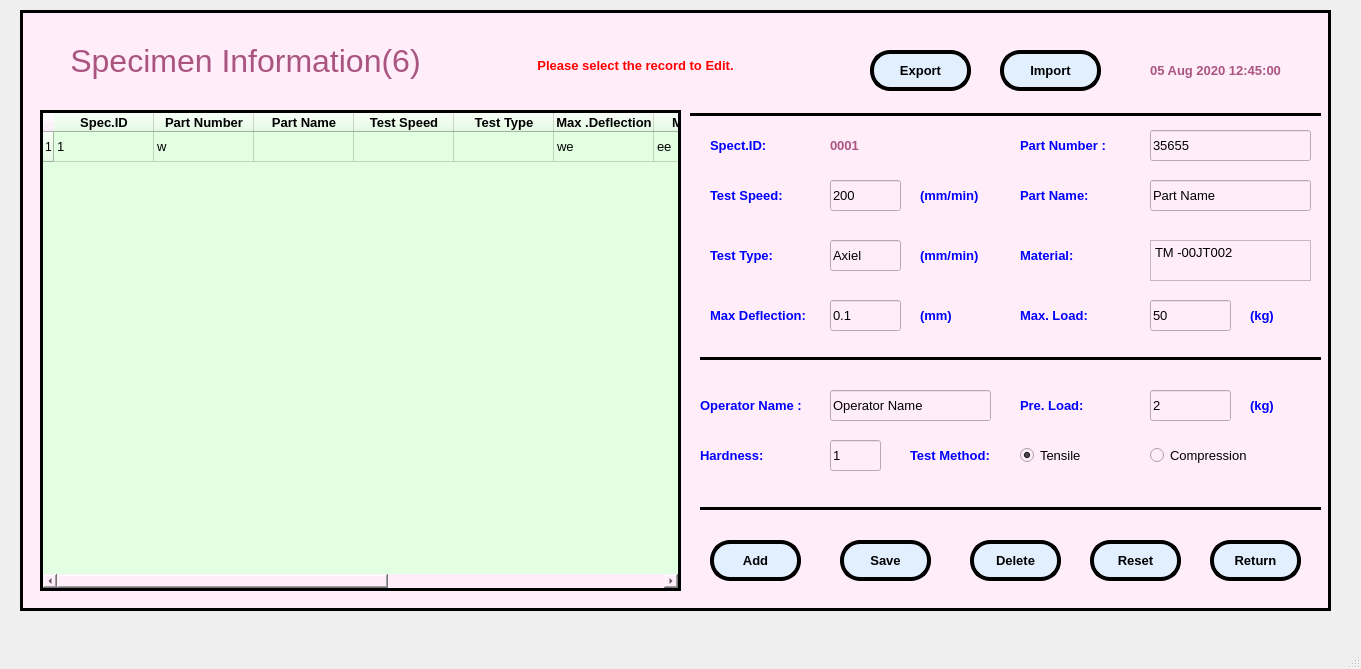
<?xml version="1.0" encoding="UTF-8"?>
<ui version="4.0">
 <class>MainWindow</class>
 <widget class="QMainWindow" name="MainWindow">
  <property name="geometry">
   <rect>
    <x>0</x>
    <y>0</y>
    <width>1361</width>
    <height>669</height>
   </rect>
  </property>
  <property name="baseSize">
   <size>
    <width>0</width>
    <height>0</height>
   </size>
  </property>
  <property name="windowTitle">
   <string>MainWindow</string>
  </property>
  <widget class="QWidget" name="centralwidget">
   <widget class="QFrame" name="frame">
    <property name="geometry">
     <rect>
      <x>20</x>
      <y>10</y>
      <width>1311</width>
      <height>601</height>
     </rect>
    </property>
    <property name="font">
     <font>
      <family>Arial</family>
     </font>
    </property>
    <property name="styleSheet">
     <string notr="true">background-color: rgb(255, 237, 250);</string>
    </property>
    <property name="frameShape">
     <enum>QFrame::Box</enum>
    </property>
    <property name="frameShadow">
     <enum>QFrame::Plain</enum>
    </property>
    <property name="lineWidth">
     <number>3</number>
    </property>
    <widget class="QLabel" name="label">
     <property name="geometry">
      <rect>
       <x>20</x>
       <y>30</y>
       <width>411</width>
       <height>41</height>
      </rect>
     </property>
     <property name="font">
      <font>
       <family>Arial</family>
       <pointsize>24</pointsize>
      </font>
     </property>
     <property name="styleSheet">
      <string notr="true">color: rgb(170, 85, 127);</string>
     </property>
     <property name="text">
      <string>Specimen Information(6)</string>
     </property>
     <property name="alignment">
      <set>Qt::AlignCenter</set>
     </property>
    </widget>
    <widget class="QLabel" name="label_20">
     <property name="geometry">
      <rect>
       <x>1100</x>
       <y>40</y>
       <width>191</width>
       <height>41</height>
      </rect>
     </property>
     <property name="font">
      <font>
       <family>Arial</family>
       <pointsize>10</pointsize>
       <weight>75</weight>
       <bold>true</bold>
       <underline>false</underline>
      </font>
     </property>
     <property name="styleSheet">
      <string notr="true">color: rgb(170, 85, 127);</string>
     </property>
     <property name="text">
      <string>05 Aug 2020 12:45:00</string>
     </property>
     <property name="alignment">
      <set>Qt::AlignCenter</set>
     </property>
    </widget>
    <widget class="QPushButton" name="pushButton_2">
     <property name="geometry">
      <rect>
       <x>690</x>
       <y>530</y>
       <width>91</width>
       <height>41</height>
      </rect>
     </property>
     <property name="font">
      <font>
       <family>Arial</family>
       <pointsize>10</pointsize>
       <weight>75</weight>
       <bold>true</bold>
      </font>
     </property>
     <property name="styleSheet">
      <string notr="true">border-style:outset;
border-color: rgb(0, 0, 0);
border-width:4px;
color: rgb(0, 0, 0);
border-radius:20px;
background-color: rgb(226, 239, 255);</string>
     </property>
     <property name="text">
      <string>Add</string>
     </property>
    </widget>
    <widget class="QPushButton" name="pushButton_3">
     <property name="geometry">
      <rect>
       <x>820</x>
       <y>530</y>
       <width>91</width>
       <height>41</height>
      </rect>
     </property>
     <property name="font">
      <font>
       <family>Arial</family>
       <pointsize>10</pointsize>
       <weight>75</weight>
       <bold>true</bold>
      </font>
     </property>
     <property name="styleSheet">
      <string notr="true">border-style:outset;
border-color: rgb(0, 0, 0);
border-width:4px;
color: rgb(0, 0, 0);
border-radius:20px;
background-color: rgb(226, 239, 255);</string>
     </property>
     <property name="text">
      <string>Save</string>
     </property>
    </widget>
    <widget class="QTableWidget" name="tableWidget">
     <property name="geometry">
      <rect>
       <x>20</x>
       <y>100</y>
       <width>641</width>
       <height>481</height>
      </rect>
     </property>
     <property name="font">
      <font>
       <family>Arial</family>
       <pointsize>10</pointsize>
      </font>
     </property>
     <property name="styleSheet">
      <string notr="true">background-color: rgb(226, 255, 225);</string>
     </property>
     <property name="frameShape">
      <enum>QFrame::Box</enum>
     </property>
     <property name="frameShadow">
      <enum>QFrame::Plain</enum>
     </property>
     <property name="lineWidth">
      <number>3</number>
     </property>
     <property name="gridStyle">
      <enum>Qt::SolidLine</enum>
     </property>
     <property name="sortingEnabled">
      <bool>true</bool>
     </property>
     <attribute name="verticalHeaderShowSortIndicator" stdset="0">
      <bool>false</bool>
     </attribute>
     <attribute name="verticalHeaderStretchLastSection">
      <bool>false</bool>
     </attribute>
     <row>
      <property name="text">
       <string>1</string>
      </property>
     </row>
     <column>
      <property name="text">
       <string>Spec.ID</string>
      </property>
      <property name="font">
       <font>
        <family>Arial</family>
        <pointsize>10</pointsize>
        <weight>75</weight>
        <bold>true</bold>
       </font>
      </property>
     </column>
     <column>
      <property name="text">
       <string>Part Number</string>
      </property>
      <property name="font">
       <font>
        <family>Arial</family>
        <pointsize>10</pointsize>
        <weight>75</weight>
        <bold>true</bold>
       </font>
      </property>
     </column>
     <column>
      <property name="text">
       <string>Part Name</string>
      </property>
      <property name="font">
       <font>
        <family>Arial</family>
        <pointsize>10</pointsize>
        <weight>75</weight>
        <bold>true</bold>
       </font>
      </property>
     </column>
     <column>
      <property name="text">
       <string>Test Speed</string>
      </property>
      <property name="font">
       <font>
        <family>Arial</family>
        <pointsize>10</pointsize>
        <weight>75</weight>
        <bold>true</bold>
       </font>
      </property>
     </column>
     <column>
      <property name="text">
       <string>Test Type</string>
      </property>
      <property name="font">
       <font>
        <family>Arial</family>
        <pointsize>10</pointsize>
        <weight>75</weight>
        <bold>true</bold>
       </font>
      </property>
     </column>
     <column>
      <property name="text">
       <string>Max .Deflection</string>
      </property>
      <property name="font">
       <font>
        <family>Arial</family>
        <pointsize>10</pointsize>
        <weight>75</weight>
        <bold>true</bold>
       </font>
      </property>
     </column>
     <column>
      <property name="text">
       <string>Max. Load</string>
      </property>
      <property name="font">
       <font>
        <family>Arial</family>
        <pointsize>10</pointsize>
        <weight>75</weight>
        <bold>true</bold>
       </font>
      </property>
     </column>
     <column>
      <property name="text">
       <string>Operator Name</string>
      </property>
      <property name="font">
       <font>
        <family>Arial</family>
        <pointsize>10</pointsize>
        <weight>75</weight>
        <bold>true</bold>
       </font>
      </property>
     </column>
     <column>
      <property name="text">
       <string>Pre. Load</string>
      </property>
      <property name="font">
       <font>
        <family>Arial</family>
        <pointsize>10</pointsize>
        <weight>75</weight>
        <bold>true</bold>
       </font>
      </property>
     </column>
     <column>
      <property name="text">
       <string>Hardness</string>
      </property>
      <property name="font">
       <font>
        <family>Arial</family>
        <pointsize>10</pointsize>
        <weight>75</weight>
        <bold>true</bold>
       </font>
      </property>
     </column>
     <column>
      <property name="text">
       <string>Test Method</string>
      </property>
      <property name="font">
       <font>
        <family>Arial</family>
        <pointsize>10</pointsize>
        <weight>75</weight>
        <bold>true</bold>
       </font>
      </property>
     </column>
     <item row="0" column="0">
      <property name="text">
       <string>1</string>
      </property>
      <property name="font">
       <font>
        <family>Arial</family>
        <pointsize>10</pointsize>
       </font>
      </property>
     </item>
     <item row="0" column="1">
      <property name="text">
       <string>w</string>
      </property>
      <property name="font">
       <font>
        <family>Arial</family>
        <pointsize>10</pointsize>
       </font>
      </property>
     </item>
     <item row="0" column="2">
      <property name="text">
       <string/>
      </property>
      <property name="font">
       <font>
        <family>Arial</family>
        <pointsize>10</pointsize>
       </font>
      </property>
     </item>
     <item row="0" column="3">
      <property name="text">
       <string/>
      </property>
      <property name="font">
       <font>
        <family>Arial</family>
        <pointsize>10</pointsize>
       </font>
      </property>
     </item>
     <item row="0" column="4">
      <property name="text">
       <string/>
      </property>
      <property name="font">
       <font>
        <family>Arial</family>
        <pointsize>10</pointsize>
       </font>
      </property>
     </item>
     <item row="0" column="5">
      <property name="text">
       <string>we</string>
      </property>
      <property name="font">
       <font>
        <family>Arial</family>
        <pointsize>10</pointsize>
       </font>
      </property>
     </item>
     <item row="0" column="6">
      <property name="text">
       <string>ee</string>
      </property>
      <property name="font">
       <font>
        <family>Arial</family>
        <pointsize>10</pointsize>
       </font>
      </property>
     </item>
     <item row="0" column="7">
      <property name="text">
       <string>e</string>
      </property>
      <property name="font">
       <font>
        <family>Arial</family>
        <pointsize>10</pointsize>
       </font>
      </property>
     </item>
     <item row="0" column="8">
      <property name="text">
       <string>222ewe</string>
      </property>
      <property name="font">
       <font>
        <family>Arial</family>
        <pointsize>10</pointsize>
       </font>
      </property>
     </item>
     <item row="0" column="9">
      <property name="text">
       <string>22</string>
      </property>
      <property name="font">
       <font>
        <family>Arial</family>
        <pointsize>10</pointsize>
       </font>
      </property>
     </item>
     <item row="0" column="10">
      <property name="text">
       <string>23</string>
      </property>
      <property name="font">
       <font>
        <family>Arial</family>
        <pointsize>10</pointsize>
       </font>
      </property>
     </item>
    </widget>
    <widget class="QLabel" name="label_21">
     <property name="geometry">
      <rect>
       <x>490</x>
       <y>30</y>
       <width>251</width>
       <height>51</height>
      </rect>
     </property>
     <property name="font">
      <font>
       <family>Arial</family>
       <pointsize>10</pointsize>
       <weight>75</weight>
       <bold>true</bold>
       <underline>false</underline>
      </font>
     </property>
     <property name="styleSheet">
      <string notr="true">color: rgb(255, 0, 0);</string>
     </property>
     <property name="text">
      <string>Please select the record to Edit.</string>
     </property>
     <property name="alignment">
      <set>Qt::AlignCenter</set>
     </property>
    </widget>
    <widget class="QLabel" name="label_22">
     <property name="geometry">
      <rect>
       <x>1000</x>
       <y>120</y>
       <width>121</width>
       <height>31</height>
      </rect>
     </property>
     <property name="font">
      <font>
       <family>Arial</family>
       <pointsize>10</pointsize>
       <weight>75</weight>
       <bold>true</bold>
       <underline>false</underline>
      </font>
     </property>
     <property name="styleSheet">
      <string notr="true">color: rgb(0, 0, 255);</string>
     </property>
     <property name="text">
      <string>Part Number :</string>
     </property>
     <property name="alignment">
      <set>Qt::AlignLeading|Qt::AlignLeft|Qt::AlignVCenter</set>
     </property>
    </widget>
    <widget class="QLabel" name="label_24">
     <property name="geometry">
      <rect>
       <x>680</x>
       <y>380</y>
       <width>111</width>
       <height>31</height>
      </rect>
     </property>
     <property name="font">
      <font>
       <family>Arial</family>
       <pointsize>10</pointsize>
       <weight>75</weight>
       <bold>true</bold>
       <underline>false</underline>
      </font>
     </property>
     <property name="styleSheet">
      <string notr="true">color: rgb(0, 0, 255);</string>
     </property>
     <property name="text">
      <string>Operator Name :</string>
     </property>
     <property name="alignment">
      <set>Qt::AlignLeading|Qt::AlignLeft|Qt::AlignVCenter</set>
     </property>
    </widget>
    <widget class="QLabel" name="label_25">
     <property name="geometry">
      <rect>
       <x>680</x>
       <y>430</y>
       <width>91</width>
       <height>31</height>
      </rect>
     </property>
     <property name="font">
      <font>
       <family>Arial</family>
       <pointsize>10</pointsize>
       <weight>75</weight>
       <bold>true</bold>
       <underline>false</underline>
      </font>
     </property>
     <property name="styleSheet">
      <string notr="true">color: rgb(0, 0, 255);</string>
     </property>
     <property name="text">
      <string>Hardness:</string>
     </property>
     <property name="alignment">
      <set>Qt::AlignLeading|Qt::AlignLeft|Qt::AlignVCenter</set>
     </property>
    </widget>
    <widget class="QLineEdit" name="lineEdit">
     <property name="geometry">
      <rect>
       <x>1130</x>
       <y>380</y>
       <width>81</width>
       <height>31</height>
      </rect>
     </property>
     <property name="font">
      <font>
       <family>Arial</family>
       <pointsize>10</pointsize>
      </font>
     </property>
     <property name="text">
      <string>2</string>
     </property>
    </widget>
    <widget class="QLineEdit" name="lineEdit_3">
     <property name="geometry">
      <rect>
       <x>810</x>
       <y>430</y>
       <width>51</width>
       <height>31</height>
      </rect>
     </property>
     <property name="font">
      <font>
       <family>Arial</family>
       <pointsize>10</pointsize>
      </font>
     </property>
     <property name="text">
      <string>1</string>
     </property>
    </widget>
    <widget class="QPushButton" name="pushButton_4">
     <property name="geometry">
      <rect>
       <x>950</x>
       <y>530</y>
       <width>91</width>
       <height>41</height>
      </rect>
     </property>
     <property name="font">
      <font>
       <family>Arial</family>
       <pointsize>10</pointsize>
       <weight>75</weight>
       <bold>true</bold>
      </font>
     </property>
     <property name="styleSheet">
      <string notr="true">border-style:outset;
border-color: rgb(0, 0, 0);
border-width:4px;
color: rgb(0, 0, 0);
border-radius:20px;
background-color: rgb(226, 239, 255);</string>
     </property>
     <property name="text">
      <string>Delete</string>
     </property>
    </widget>
    <widget class="QPushButton" name="pushButton_5">
     <property name="geometry">
      <rect>
       <x>1070</x>
       <y>530</y>
       <width>91</width>
       <height>41</height>
      </rect>
     </property>
     <property name="font">
      <font>
       <family>Arial</family>
       <pointsize>10</pointsize>
       <weight>75</weight>
       <bold>true</bold>
      </font>
     </property>
     <property name="styleSheet">
      <string notr="true">border-style:outset;
border-color: rgb(0, 0, 0);
border-width:4px;
color: rgb(0, 0, 0);
border-radius:20px;
background-color: rgb(226, 239, 255);</string>
     </property>
     <property name="text">
      <string>Reset</string>
     </property>
    </widget>
    <widget class="QLineEdit" name="lineEdit_7">
     <property name="geometry">
      <rect>
       <x>1130</x>
       <y>170</y>
       <width>161</width>
       <height>31</height>
      </rect>
     </property>
     <property name="font">
      <font>
       <family>Arial</family>
       <pointsize>10</pointsize>
      </font>
     </property>
     <property name="text">
      <string>Part Name</string>
     </property>
    </widget>
    <widget class="QLabel" name="label_31">
     <property name="geometry">
      <rect>
       <x>1000</x>
       <y>380</y>
       <width>71</width>
       <height>31</height>
      </rect>
     </property>
     <property name="font">
      <font>
       <family>Arial</family>
       <pointsize>10</pointsize>
       <weight>75</weight>
       <bold>true</bold>
       <underline>false</underline>
      </font>
     </property>
     <property name="styleSheet">
      <string notr="true">color: rgb(0, 0, 255);</string>
     </property>
     <property name="text">
      <string>Pre. Load:</string>
     </property>
     <property name="alignment">
      <set>Qt::AlignLeading|Qt::AlignLeft|Qt::AlignVCenter</set>
     </property>
    </widget>
    <widget class="QLabel" name="label_33">
     <property name="geometry">
      <rect>
       <x>1000</x>
       <y>170</y>
       <width>111</width>
       <height>31</height>
      </rect>
     </property>
     <property name="font">
      <font>
       <family>Arial</family>
       <pointsize>10</pointsize>
       <weight>75</weight>
       <bold>true</bold>
       <underline>false</underline>
      </font>
     </property>
     <property name="styleSheet">
      <string notr="true">color: rgb(0, 0, 255);</string>
     </property>
     <property name="text">
      <string>Part Name:</string>
     </property>
     <property name="alignment">
      <set>Qt::AlignLeading|Qt::AlignLeft|Qt::AlignVCenter</set>
     </property>
    </widget>
    <widget class="QLineEdit" name="lineEdit_4">
     <property name="geometry">
      <rect>
       <x>810</x>
       <y>170</y>
       <width>71</width>
       <height>31</height>
      </rect>
     </property>
     <property name="font">
      <font>
       <family>Arial</family>
       <pointsize>10</pointsize>
      </font>
     </property>
     <property name="text">
      <string>200</string>
     </property>
    </widget>
    <widget class="QLabel" name="label_34">
     <property name="geometry">
      <rect>
       <x>690</x>
       <y>290</y>
       <width>101</width>
       <height>31</height>
      </rect>
     </property>
     <property name="font">
      <font>
       <family>Arial</family>
       <pointsize>10</pointsize>
       <weight>75</weight>
       <bold>true</bold>
       <underline>false</underline>
      </font>
     </property>
     <property name="styleSheet">
      <string notr="true">color: rgb(0, 0, 255);</string>
     </property>
     <property name="text">
      <string>Max Deflection:</string>
     </property>
     <property name="alignment">
      <set>Qt::AlignLeading|Qt::AlignLeft|Qt::AlignVCenter</set>
     </property>
    </widget>
    <widget class="QLineEdit" name="lineEdit_10">
     <property name="geometry">
      <rect>
       <x>810</x>
       <y>290</y>
       <width>71</width>
       <height>31</height>
      </rect>
     </property>
     <property name="font">
      <font>
       <family>Arial</family>
       <pointsize>10</pointsize>
      </font>
     </property>
     <property name="text">
      <string>0.1</string>
     </property>
    </widget>
    <widget class="QPushButton" name="pushButton_9">
     <property name="geometry">
      <rect>
       <x>1190</x>
       <y>530</y>
       <width>91</width>
       <height>41</height>
      </rect>
     </property>
     <property name="font">
      <font>
       <family>Arial</family>
       <pointsize>10</pointsize>
       <weight>75</weight>
       <bold>true</bold>
      </font>
     </property>
     <property name="styleSheet">
      <string notr="true">border-style:outset;
border-color: rgb(0, 0, 0);
border-width:4px;
color: rgb(0, 0, 0);
border-radius:20px;
background-color: rgb(226, 239, 255);</string>
     </property>
     <property name="text">
      <string>Return</string>
     </property>
    </widget>
    <widget class="QLineEdit" name="lineEdit_12">
     <property name="geometry">
      <rect>
       <x>1130</x>
       <y>120</y>
       <width>161</width>
       <height>31</height>
      </rect>
     </property>
     <property name="font">
      <font>
       <family>Arial</family>
       <pointsize>10</pointsize>
      </font>
     </property>
     <property name="text">
      <string>35655</string>
     </property>
    </widget>
    <widget class="QLabel" name="label_27">
     <property name="geometry">
      <rect>
       <x>1000</x>
       <y>290</y>
       <width>81</width>
       <height>31</height>
      </rect>
     </property>
     <property name="font">
      <font>
       <family>Arial</family>
       <pointsize>10</pointsize>
       <weight>75</weight>
       <bold>true</bold>
       <underline>false</underline>
      </font>
     </property>
     <property name="styleSheet">
      <string notr="true">color: rgb(0, 0, 255);</string>
     </property>
     <property name="text">
      <string>Max. Load:</string>
     </property>
     <property name="alignment">
      <set>Qt::AlignLeading|Qt::AlignLeft|Qt::AlignVCenter</set>
     </property>
    </widget>
    <widget class="QLineEdit" name="lineEdit_6">
     <property name="geometry">
      <rect>
       <x>1130</x>
       <y>290</y>
       <width>81</width>
       <height>31</height>
      </rect>
     </property>
     <property name="font">
      <font>
       <family>Arial</family>
       <pointsize>10</pointsize>
      </font>
     </property>
     <property name="text">
      <string>50</string>
     </property>
    </widget>
    <widget class="QLabel" name="label_26">
     <property name="geometry">
      <rect>
       <x>1000</x>
       <y>230</y>
       <width>101</width>
       <height>31</height>
      </rect>
     </property>
     <property name="font">
      <font>
       <family>Arial</family>
       <pointsize>10</pointsize>
       <weight>75</weight>
       <bold>true</bold>
       <underline>false</underline>
      </font>
     </property>
     <property name="styleSheet">
      <string notr="true">color: rgb(0, 0, 255);</string>
     </property>
     <property name="text">
      <string>Material:</string>
     </property>
     <property name="alignment">
      <set>Qt::AlignLeading|Qt::AlignLeft|Qt::AlignVCenter</set>
     </property>
    </widget>
    <widget class="QLabel" name="label_35">
     <property name="geometry">
      <rect>
       <x>690</x>
       <y>170</y>
       <width>91</width>
       <height>31</height>
      </rect>
     </property>
     <property name="font">
      <font>
       <family>Arial</family>
       <pointsize>10</pointsize>
       <weight>75</weight>
       <bold>true</bold>
       <underline>false</underline>
      </font>
     </property>
     <property name="styleSheet">
      <string notr="true">color: rgb(0, 0, 255);</string>
     </property>
     <property name="text">
      <string>Test Speed:</string>
     </property>
     <property name="alignment">
      <set>Qt::AlignLeading|Qt::AlignLeft|Qt::AlignVCenter</set>
     </property>
    </widget>
    <widget class="Line" name="line">
     <property name="geometry">
      <rect>
       <x>670</x>
       <y>89</y>
       <width>631</width>
       <height>31</height>
      </rect>
     </property>
     <property name="font">
      <font>
       <family>Arial</family>
      </font>
     </property>
     <property name="frameShadow">
      <enum>QFrame::Plain</enum>
     </property>
     <property name="lineWidth">
      <number>3</number>
     </property>
     <property name="orientation">
      <enum>Qt::Horizontal</enum>
     </property>
    </widget>
    <widget class="QLabel" name="label_23">
     <property name="geometry">
      <rect>
       <x>690</x>
       <y>120</y>
       <width>101</width>
       <height>31</height>
      </rect>
     </property>
     <property name="font">
      <font>
       <family>Arial</family>
       <pointsize>10</pointsize>
       <weight>75</weight>
       <bold>true</bold>
       <underline>false</underline>
      </font>
     </property>
     <property name="styleSheet">
      <string notr="true">color: rgb(0, 0, 255);</string>
     </property>
     <property name="text">
      <string>Spect.ID:</string>
     </property>
     <property name="alignment">
      <set>Qt::AlignLeading|Qt::AlignLeft|Qt::AlignVCenter</set>
     </property>
    </widget>
    <widget class="QLabel" name="label_2">
     <property name="geometry">
      <rect>
       <x>810</x>
       <y>120</y>
       <width>71</width>
       <height>31</height>
      </rect>
     </property>
     <property name="font">
      <font>
       <family>Arial</family>
       <pointsize>10</pointsize>
       <weight>75</weight>
       <bold>true</bold>
      </font>
     </property>
     <property name="styleSheet">
      <string notr="true">color: rgb(170, 85, 127);</string>
     </property>
     <property name="text">
      <string>0001</string>
     </property>
     <property name="alignment">
      <set>Qt::AlignLeading|Qt::AlignLeft|Qt::AlignVCenter</set>
     </property>
    </widget>
    <widget class="QLabel" name="label_28">
     <property name="geometry">
      <rect>
       <x>900</x>
       <y>170</y>
       <width>71</width>
       <height>31</height>
      </rect>
     </property>
     <property name="font">
      <font>
       <family>Arial</family>
       <pointsize>10</pointsize>
       <weight>75</weight>
       <bold>true</bold>
       <underline>false</underline>
      </font>
     </property>
     <property name="styleSheet">
      <string notr="true">color: rgb(0, 0, 255);</string>
     </property>
     <property name="text">
      <string>(mm/min)</string>
     </property>
     <property name="alignment">
      <set>Qt::AlignLeading|Qt::AlignLeft|Qt::AlignVCenter</set>
     </property>
    </widget>
    <widget class="QLabel" name="label_36">
     <property name="geometry">
      <rect>
       <x>690</x>
       <y>230</y>
       <width>91</width>
       <height>31</height>
      </rect>
     </property>
     <property name="font">
      <font>
       <family>Arial</family>
       <pointsize>10</pointsize>
       <weight>75</weight>
       <bold>true</bold>
       <underline>false</underline>
      </font>
     </property>
     <property name="styleSheet">
      <string notr="true">color: rgb(0, 0, 255);</string>
     </property>
     <property name="text">
      <string>Test Type:</string>
     </property>
     <property name="alignment">
      <set>Qt::AlignLeading|Qt::AlignLeft|Qt::AlignVCenter</set>
     </property>
    </widget>
    <widget class="QLineEdit" name="lineEdit_5">
     <property name="geometry">
      <rect>
       <x>810</x>
       <y>230</y>
       <width>71</width>
       <height>31</height>
      </rect>
     </property>
     <property name="font">
      <font>
       <family>Arial</family>
       <pointsize>10</pointsize>
      </font>
     </property>
     <property name="text">
      <string>Axiel</string>
     </property>
    </widget>
    <widget class="QLabel" name="label_37">
     <property name="geometry">
      <rect>
       <x>900</x>
       <y>230</y>
       <width>71</width>
       <height>31</height>
      </rect>
     </property>
     <property name="font">
      <font>
       <family>Arial</family>
       <pointsize>10</pointsize>
       <weight>75</weight>
       <bold>true</bold>
       <underline>false</underline>
      </font>
     </property>
     <property name="styleSheet">
      <string notr="true">color: rgb(0, 0, 255);</string>
     </property>
     <property name="text">
      <string>(mm/min)</string>
     </property>
     <property name="alignment">
      <set>Qt::AlignLeading|Qt::AlignLeft|Qt::AlignVCenter</set>
     </property>
    </widget>
    <widget class="QLabel" name="label_39">
     <property name="geometry">
      <rect>
       <x>900</x>
       <y>290</y>
       <width>51</width>
       <height>31</height>
      </rect>
     </property>
     <property name="font">
      <font>
       <family>Arial</family>
       <pointsize>10</pointsize>
       <weight>75</weight>
       <bold>true</bold>
       <underline>false</underline>
      </font>
     </property>
     <property name="styleSheet">
      <string notr="true">color: rgb(0, 0, 255);</string>
     </property>
     <property name="text">
      <string>(mm)</string>
     </property>
     <property name="alignment">
      <set>Qt::AlignLeading|Qt::AlignLeft|Qt::AlignVCenter</set>
     </property>
    </widget>
    <widget class="QLabel" name="label_41">
     <property name="geometry">
      <rect>
       <x>1230</x>
       <y>380</y>
       <width>31</width>
       <height>31</height>
      </rect>
     </property>
     <property name="font">
      <font>
       <family>Arial</family>
       <pointsize>10</pointsize>
       <weight>75</weight>
       <bold>true</bold>
       <underline>false</underline>
      </font>
     </property>
     <property name="styleSheet">
      <string notr="true">color: rgb(0, 0, 255);</string>
     </property>
     <property name="text">
      <string>(kg)</string>
     </property>
     <property name="alignment">
      <set>Qt::AlignLeading|Qt::AlignLeft|Qt::AlignVCenter</set>
     </property>
    </widget>
    <widget class="QTextBrowser" name="textBrowser">
     <property name="geometry">
      <rect>
       <x>1130</x>
       <y>230</y>
       <width>161</width>
       <height>41</height>
      </rect>
     </property>
     <property name="font">
      <font>
       <family>Arial</family>
       <pointsize>10</pointsize>
      </font>
     </property>
     <property name="html">
      <string>&lt;!DOCTYPE HTML PUBLIC &quot;-//W3C//DTD HTML 4.0//EN&quot; &quot;http://www.w3.org/TR/REC-html40/strict.dtd&quot;&gt;
&lt;html&gt;&lt;head&gt;&lt;meta name=&quot;qrichtext&quot; content=&quot;1&quot; /&gt;&lt;style type=&quot;text/css&quot;&gt;
p, li { white-space: pre-wrap; }
&lt;/style&gt;&lt;/head&gt;&lt;body style=&quot; font-family:'Arial'; font-size:10pt; font-weight:400; font-style:normal;&quot;&gt;
&lt;p style=&quot; margin-top:0px; margin-bottom:0px; margin-left:0px; margin-right:0px; -qt-block-indent:0; text-indent:0px;&quot;&gt;TM -00JT002&lt;/p&gt;&lt;/body&gt;&lt;/html&gt;</string>
     </property>
    </widget>
    <widget class="QPushButton" name="pushButton_6">
     <property name="geometry">
      <rect>
       <x>850</x>
       <y>40</y>
       <width>101</width>
       <height>41</height>
      </rect>
     </property>
     <property name="font">
      <font>
       <family>Arial</family>
       <pointsize>10</pointsize>
       <weight>75</weight>
       <bold>true</bold>
      </font>
     </property>
     <property name="styleSheet">
      <string notr="true">border-style:outset;
border-color: rgb(0, 0, 0);
border-width:4px;
color: rgb(0, 0, 0);
border-radius:20px;
background-color: rgb(226, 239, 255);</string>
     </property>
     <property name="text">
      <string>Export</string>
     </property>
    </widget>
    <widget class="QPushButton" name="pushButton_7">
     <property name="geometry">
      <rect>
       <x>980</x>
       <y>40</y>
       <width>101</width>
       <height>41</height>
      </rect>
     </property>
     <property name="font">
      <font>
       <family>Arial</family>
       <pointsize>10</pointsize>
       <weight>75</weight>
       <bold>true</bold>
      </font>
     </property>
     <property name="styleSheet">
      <string notr="true">border-style:outset;
border-color: rgb(0, 0, 0);
border-width:4px;
color: rgb(0, 0, 0);
border-radius:20px;
background-color: rgb(226, 239, 255);</string>
     </property>
     <property name="text">
      <string>Import</string>
     </property>
    </widget>
    <widget class="Line" name="line_3">
     <property name="geometry">
      <rect>
       <x>680</x>
       <y>340</y>
       <width>621</width>
       <height>16</height>
      </rect>
     </property>
     <property name="font">
      <font>
       <family>Arial</family>
      </font>
     </property>
     <property name="frameShadow">
      <enum>QFrame::Plain</enum>
     </property>
     <property name="lineWidth">
      <number>3</number>
     </property>
     <property name="orientation">
      <enum>Qt::Horizontal</enum>
     </property>
    </widget>
    <widget class="QLabel" name="label_47">
     <property name="geometry">
      <rect>
       <x>890</x>
       <y>430</y>
       <width>81</width>
       <height>31</height>
      </rect>
     </property>
     <property name="font">
      <font>
       <family>Arial</family>
       <pointsize>10</pointsize>
       <weight>75</weight>
       <bold>true</bold>
       <underline>false</underline>
      </font>
     </property>
     <property name="styleSheet">
      <string notr="true">color: rgb(0, 0, 255);</string>
     </property>
     <property name="text">
      <string>Test Method:</string>
     </property>
     <property name="alignment">
      <set>Qt::AlignLeading|Qt::AlignLeft|Qt::AlignVCenter</set>
     </property>
    </widget>
    <widget class="QRadioButton" name="radioButton">
     <property name="geometry">
      <rect>
       <x>1000</x>
       <y>430</y>
       <width>81</width>
       <height>31</height>
      </rect>
     </property>
     <property name="font">
      <font>
       <family>Arial</family>
       <pointsize>10</pointsize>
      </font>
     </property>
     <property name="text">
      <string>Tensile</string>
     </property>
     <property name="checked">
      <bool>true</bool>
     </property>
    </widget>
    <widget class="QRadioButton" name="radioButton_2">
     <property name="geometry">
      <rect>
       <x>1130</x>
       <y>430</y>
       <width>111</width>
       <height>31</height>
      </rect>
     </property>
     <property name="font">
      <font>
       <family>Arial</family>
       <pointsize>10</pointsize>
      </font>
     </property>
     <property name="text">
      <string>Compression</string>
     </property>
    </widget>
    <widget class="Line" name="line_4">
     <property name="geometry">
      <rect>
       <x>680</x>
       <y>490</y>
       <width>621</width>
       <height>16</height>
      </rect>
     </property>
     <property name="font">
      <font>
       <family>Arial</family>
      </font>
     </property>
     <property name="frameShadow">
      <enum>QFrame::Plain</enum>
     </property>
     <property name="lineWidth">
      <number>3</number>
     </property>
     <property name="orientation">
      <enum>Qt::Horizontal</enum>
     </property>
    </widget>
    <widget class="QLineEdit" name="lineEdit_15">
     <property name="geometry">
      <rect>
       <x>810</x>
       <y>380</y>
       <width>161</width>
       <height>31</height>
      </rect>
     </property>
     <property name="font">
      <font>
       <family>Arial</family>
       <pointsize>10</pointsize>
      </font>
     </property>
     <property name="text">
      <string>Operator Name</string>
     </property>
    </widget>
    <widget class="QLabel" name="label_42">
     <property name="geometry">
      <rect>
       <x>1230</x>
       <y>290</y>
       <width>31</width>
       <height>31</height>
      </rect>
     </property>
     <property name="font">
      <font>
       <family>Arial</family>
       <pointsize>10</pointsize>
       <weight>75</weight>
       <bold>true</bold>
       <underline>false</underline>
      </font>
     </property>
     <property name="styleSheet">
      <string notr="true">color: rgb(0, 0, 255);</string>
     </property>
     <property name="text">
      <string>(kg)</string>
     </property>
     <property name="alignment">
      <set>Qt::AlignLeading|Qt::AlignLeft|Qt::AlignVCenter</set>
     </property>
    </widget>
   </widget>
  </widget>
  <widget class="QMenuBar" name="menubar">
   <property name="geometry">
    <rect>
     <x>0</x>
     <y>0</y>
     <width>1361</width>
     <height>21</height>
    </rect>
   </property>
  </widget>
  <widget class="QStatusBar" name="statusbar"/>
 </widget>
 <resources/>
 <connections/>
</ui>
